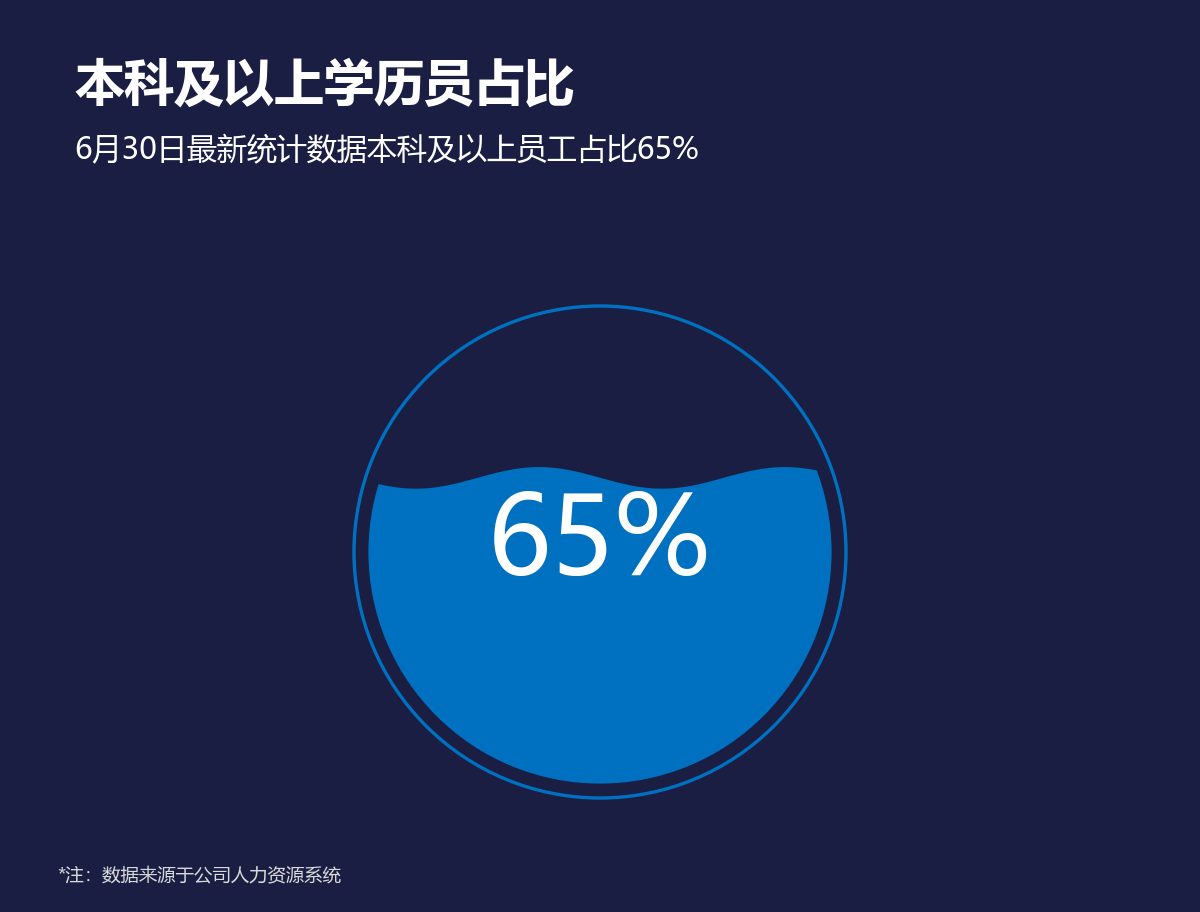

This chart was generated by the following Python code:
# -*- coding: utf-8 -*-
from pathlib import Path
import openpyxl
# 向上查找原始教材目录；只读，不修改 Excel。图形和标签共用同一组单元格值。
HERE = Path(__file__).resolve().parent
SOURCE = next((p for base in HERE.parents for p in base.glob('《*/第二章 图表(后15).xlsx')), None)
if SOURCE is None:
    raise FileNotFoundError('请把本文件夹放在教材 Excel 所在项目目录下。缺少 第二章 图表(后15).xlsx')
wb = openpyxl.load_workbook(SOURCE, data_only=True, read_only=True)
ws = wb['16 波浪水球图 ']
def col(letter, start, end):
    values = [ws[f'{letter}{r}'].value for r in range(start, end+1)]
    if any(v is None for v in values):
        raise ValueError(f'缺失数据：{ws.title}!{letter}{start}:{letter}{end}')
    return values

import numpy as np
import matplotlib
matplotlib.use('Agg')
import matplotlib.pyplot as plt
from matplotlib.patches import Rectangle, Circle, Wedge, Polygon, FancyBboxPatch
from matplotlib.colors import LinearSegmentedColormap
matplotlib.rcParams['font.sans-serif'] = ['Microsoft YaHei', 'SimHei']
matplotlib.rcParams['axes.unicode_minus'] = False
BG='#1A1E43'; BLUE='#0070C0'; RED='#E74E69'; YELLOW='#F5C353'; TEAL='#11A7AD'
def canvas(h=740):
    global fig,ax,H
    H=h
    fig=plt.figure(figsize=(10,h/100),dpi=120,facecolor=BG)
    ax=fig.add_axes([0,0,1,1],xlim=(0,1000),ylim=(h,0),facecolor=BG)
    ax.set_axis_off()
def text(x,y,s,size=13,color='white',ha='left',**kw):
    return ax.text(x,y,str(s),fontsize=size,color=color,ha=ha,va='center',**kw)
def rect(x,y,w,h,color,**kw):
    ax.add_patch(Rectangle((x,y),w,h,facecolor=color,edgecolor='none',**kw))
def header(title,subtitle='',note='*注：数据来源于公司销售系统，统计日期截至2022.06.30'):
    t=text(62,72,title,30,fontweight='bold')
    fig.canvas.draw()
    width=t.get_window_extent(fig.canvas.get_renderer()).width
    if width>fig.bbox.width*.9:t.set_fontsize(30*fig.bbox.width*.9/width)
    if subtitle:
        t=text(62,126,subtitle,18)
        fig.canvas.draw()
        width=t.get_window_extent(fig.canvas.get_renderer()).width
        if width>fig.bbox.width*.9:t.set_fontsize(18*fig.bbox.width*.9/width)
    if note: text(48,H-30,note,11,color='#D9D9D9')
def baseline(y=620,x0=95,x1=910):
    ax.plot([x0,x1],[y,y],color='#686A80',lw=.7)
def bar(x,v,scale,base=620,width=38,color=BLUE,label=True):
    rect(x-width/2,base-v*scale,width,v*scale,color)
    if label:text(x,base-v*scale-18,f'{v:g}',12,ha='center')
def finish():
    wb.close()
    fig.savefig(HERE/(Path(__file__).stem+'.png'),dpi=120,facecolor=BG)
    plt.close(fig)
if False:  # 此文件所有数值均来自上面的 ws/col，未嵌入 Excel 截图。
    pass

canvas(760)
p=ws['B4'].value
header('本科及以上学历员占比','6月30日最新统计数据本科及以上员工占比65%','*注：数据来源于公司人力资源系统')
cx,cy,r=500,460,205
clip=Circle((cx,cy),r-12,transform=ax.transData)
water=cy+r*(1-2*p)
xs=np.linspace(cx-r,cx+r,600)
ys=water+9*np.sin((xs-cx)/r*2*np.pi)
poly=ax.fill_between(xs,ys,cy+r,color=BLUE,zorder=2)
poly.set_clip_path(clip)
ax.add_patch(Circle((cx,cy),r,fill=False,edgecolor=BLUE,lw=2))

text(cx,cy-5,f'{p:.0%}',65,ha='center')

finish()
